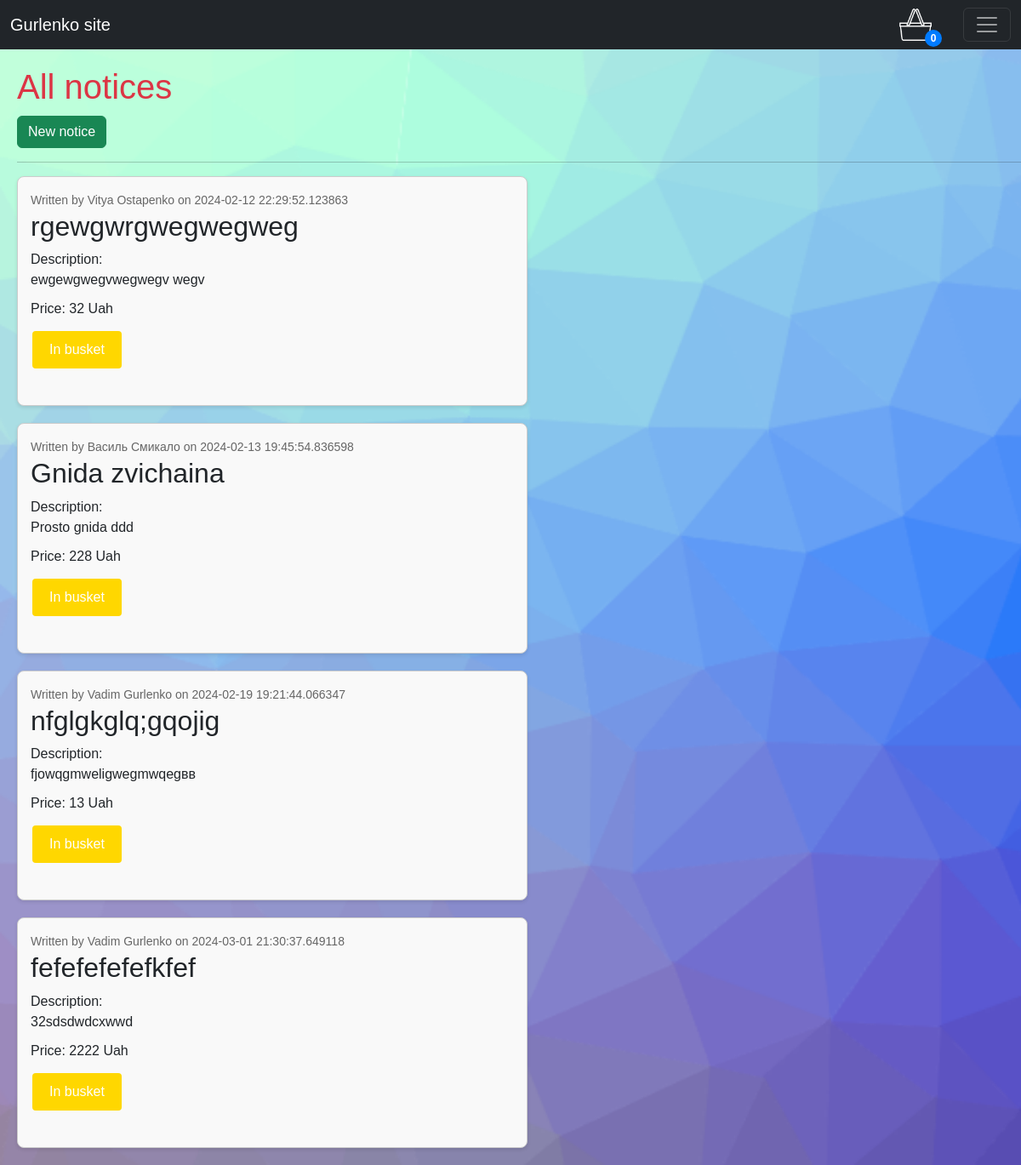
The page / (signed in) on the database its author committed.
### main.py (models this page shows, shortened)
class Notice(db.Model):
    __tablename__ = 'notices'
    id = db.Column(db.Integer, primary_key=True)
    title = db.Column(db.String(100), nullable=False, unique=True)
    description = db.Column(db.Text, nullable=False)
    price = db.Column(db.Integer, nullable=False)
    userid = db.Column(db.Integer, db.ForeignKey('users.id'), nullable=False)
    user = db.relationship('User', backref='notices')
    date_posted = db.Column(db.DateTime, nullable=False, default=datetime.utcnow)

class User(db.Model):
    __tablename__ = 'users'
    id = db.Column(db.Integer, primary_key=True)
    username = db.Column(db.String(100), nullable=False, unique=True)
    password = db.Column(db.String(100), nullable=False)
    firstname = db.Column(db.String(100), nullable=False)
    lastname = db.Column(db.String(100), nullable=False)
    email = db.Column(db.String(100), nullable=False)

### main.py (the view)
@app.route('/')
def home():
    if 'userLogged' in session:
        all_notices = Notice.query.all()
        user = User.query.first()
        username = session['userLogged']
        return render_template('home.html', user=user, notices=all_notices, username=username)
    else:
        return render_template('login.html')

### templates/home.html (shortened to what this page needs)
{% extends 'base.html' %}
{% block body %}
<div class="list">
  <h1 class="text-left">All notices</h1>
  <a href="/new" class="btn btn-success float-left">New notice</a>
  <hr>
    {% for notice in notices %}
      <div class="notice-item">
        <small>Written by {{ notice.user.firstname }} {{ notice.user.lastname }} on {{ notice.date_posted }}</small>
        <h2>{{ notice.title }}</h2>
        <p style="white-space: pre-wrap">Description:<br>{{ notice.description }}</p>
        <p style="white-space: pre-wrap">Price: {{ notice.price }} Uah</p>
        <a href="/buy/{{ notice.id }}/" class="buy-button-gold">In busket</a><br><br>
      </div>
    {% endfor %}
  </div>
{% endblock %}

### templates/base.html (shortened to what this page needs)
<!doctype html>
<html lang="en">
<head>
  <link href="https://cdn.jsdelivr.net/npm/bootstrap@5.3.2/dist/css/bootstrap.min.css" rel="stylesheet">
  <link rel="stylesheet" href="{{ url_for('static', filename='css/style.css') }}">
  {% block head %}
</head>
<body>
  <nav class="navbar navbar-dark bg-dark" aria-label="First navbar example">
    <div class="container-fluid">
      <a class="navbar-brand" href="/">Gurlenko site</a>
      <div class="cart-container">
        <button id="cart-button">
          <span class="badge">{{ session['busket'] | length }}</span>
          <img class="cart-button-img" src="{{ url_for('static', filename='/basket.png') }}" alt="Cart">
        </button>
      </div>
      <button class="navbar-toggler" type="button" data-bs-toggle="collapse" data-bs-target="#navbarsExample01" aria-controls="navbarsExample01" aria-expanded="false" aria-label="Toggle navigation">
        <span class="navbar-toggler-icon"></span>
      </button>
    </div>
  </nav>
  {% endblock %}
  {% block body %}
  {% endblock %}
</body>
</html>

### static/css/style.css (style rules this page uses)
body { font-family: 'Arial', sans-serif; background-image: url('/static/cool-background.png'); margin: 0; background-size: cover; background-repeat: no-repeat; }
.text-left { text-align: left; }
h1 { color: #dc3545; margin-top: 20px; margin-bottom: 10px; }
a { color: #007bff; text-decoration: none; }
.notice-item { border: 1px solid #ccc; border-radius: 8px; padding: 15px; margin-bottom: 20px; background-color: #f9f9f9; box-shadow: 0 2px 4px rgba(0, 0, 0, 0.1); max-width: 600px; }
.notice-item h2 { margin-top: 0; }
.notice-item small { color: #666; }
.notice-item p { margin-bottom: 10px; }
.notice-item a { text-decoration: none; color: #007bff; }
.list { margin-left: 20px; }
.buy-button-gold { background-color: #ffd700; color: white !important; border: none; padding: 10px 20px; text-align: center; text-decoration: none; display: inline-block; font-size: 16px; margin: 4px 2px; cursor: pointer; border-radius: 4px; }
.cart-container { position: relative; display: flex; margin-left: auto; margin-right: 30px; }
#cart-button { border: none; background: none; cursor: pointer; }
.cart-button-img { width: 40px; }
.badge { position: absolute; bottom: -5px; right: -5px; background-color: #007bff; color: white; width: 20px; height: 20px; border-radius: 50%; display: flex; justify-content: center; align-items: center; font-size: 12px; }

### rows shown on the page
Notice: user.firstname "Vitya", user.lastname "Ostapenko", date_posted "2024-02-12 22:29:52.123863", title "rgewgwrgwegwegweg", description "ewgewgwegvwegwegv wegv", price "32"
Notice: user.firstname "Василь", user.lastname "Смикало", date_posted "2024-02-13 19:45:54.836598", title "Gnida zvichaina", description "Prosto gnida ddd", price "228"
Notice: user.firstname "Vadim", user.lastname "Gurlenko", date_posted "2024-02-19 19:21:44.066347", title "nfglgkglq;gqojig", description "fjowqgmweligwegmwqegвв", price "13"
Notice: user.firstname "Vadim", user.lastname "Gurlenko", date_posted "2024-03-01 21:30:37.649118", title "fefefefefefkfef", description "32sdsdwdcxwwd", price "2222"

### other values the page prints
{{ session['busket'] | length }} "0"
